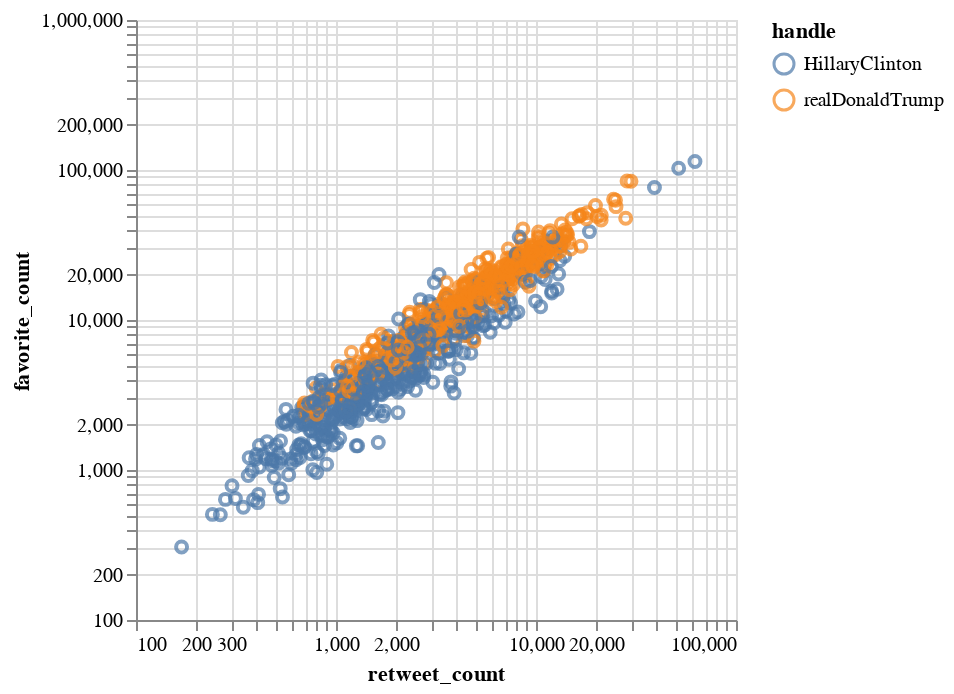

The code cell stored with this chart in its notebook:
### Markdown cell above
Create a 2d scatter plot using:

* `retweet_count` for x.
* `favorite_count` for y.
* `handle` for color.
* A log scale for both x and y.

### Code cell
alt.Chart(subset).mark_point().encode(
    alt.X("retweet_count", scale = alt.Scale(type = "log")),
    alt.Y("favorite_count", scale = alt.Scale(type = "log")),
    alt.Color("handle")
)

### Figure 1 — Vega-Lite specification as saved in the notebook (floating-point values rounded to 4 significant figures; data arrays with more than 128 entries replaced by an {"elided": "..."} marker saying what was removed)
{"$schema": "https://vega.github.io/schema/vega-lite/v1.2.1.json", "data": {"values": {"elided": "1000 records"}}, "encoding": {"color": {"field": "handle", "type": "nominal"}, "x": {"field": "retweet_count", "scale": {"type": "log"}, "type": "quantitative"}, "y": {"field": "favorite_count", "scale": {"type": "log"}, "type": "quantitative"}}, "mark": "point"}
